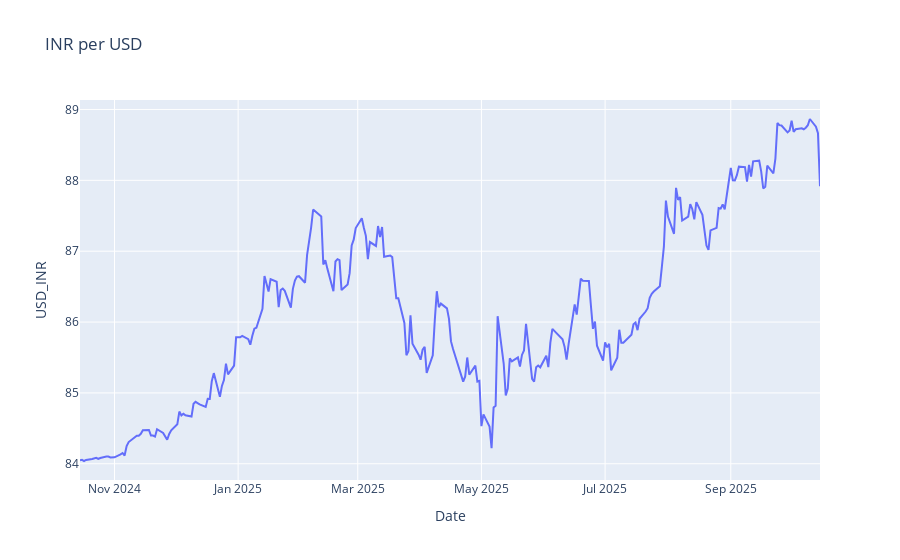
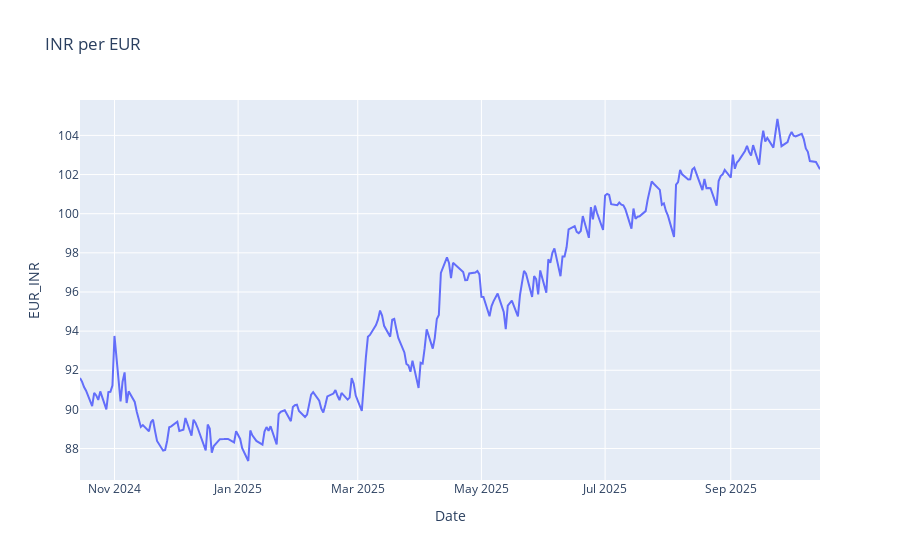
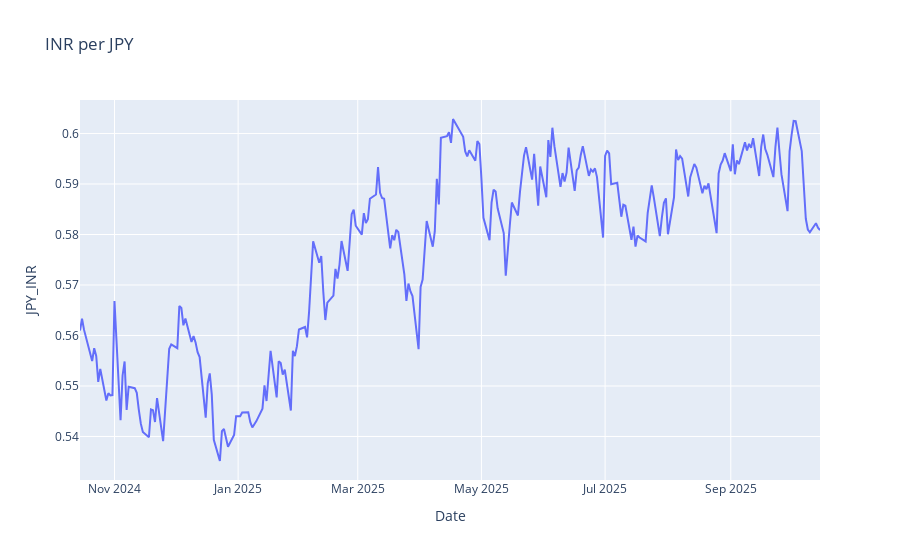
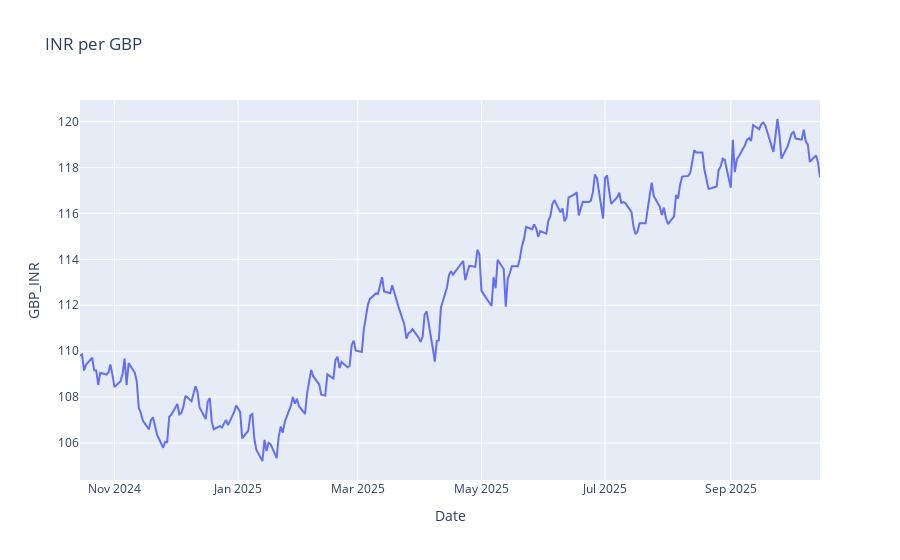

The cell these charts' notebook holds for them, in order:
### Code cell
for col in df.columns:
    if col != "Date":
        fig = px.line(
            df,
            x="Date",
            y=col,
            title=f"{col.split('_')[1]} per {col.split('_')[0]}",
        )
        fig.show()

### Figure 1 — Plotly figure (JSON) as saved in the notebook; plotly's stock layout.template omitted (floating-point values rounded to 4 significant figures; data arrays with more than 128 entries replaced by an {"elided": "..."} marker saying what was removed)
{"data": [{"hovertemplate": "Date=%{x}<br>USD_INR=%{y}<extra></extra>", "legendgroup": "", "line": {"color": "#636efa", "dash": "solid"}, "marker": {"symbol": "circle"}, "mode": "lines", "name": "", "orientation": "v", "showlegend": false, "type": "scatter", "x": {"elided": "259 str values"}, "xaxis": "x", "y": {"elided": "259 float values"}, "yaxis": "y"}], "layout": {"legend": {"tracegroupgap": 0}, "title": {"text": "INR per USD"}, "xaxis": {"anchor": "y", "domain": [0, 1], "title": {"text": "Date"}}, "yaxis": {"anchor": "x", "domain": [0, 1], "title": {"text": "USD_INR"}}}}

### Figure 2 — Plotly figure (JSON) as saved in the notebook; plotly's stock layout.template omitted (floating-point values rounded to 4 significant figures; data arrays with more than 128 entries replaced by an {"elided": "..."} marker saying what was removed)
{"data": [{"hovertemplate": "Date=%{x}<br>EUR_INR=%{y}<extra></extra>", "legendgroup": "", "line": {"color": "#636efa", "dash": "solid"}, "marker": {"symbol": "circle"}, "mode": "lines", "name": "", "orientation": "v", "showlegend": false, "type": "scatter", "x": {"elided": "259 str values"}, "xaxis": "x", "y": {"elided": "259 float values"}, "yaxis": "y"}], "layout": {"legend": {"tracegroupgap": 0}, "title": {"text": "INR per EUR"}, "xaxis": {"anchor": "y", "domain": [0, 1], "title": {"text": "Date"}}, "yaxis": {"anchor": "x", "domain": [0, 1], "title": {"text": "EUR_INR"}}}}

### Figure 3 — Plotly figure (JSON) as saved in the notebook; plotly's stock layout.template omitted (floating-point values rounded to 4 significant figures; data arrays with more than 128 entries replaced by an {"elided": "..."} marker saying what was removed)
{"data": [{"hovertemplate": "Date=%{x}<br>JPY_INR=%{y}<extra></extra>", "legendgroup": "", "line": {"color": "#636efa", "dash": "solid"}, "marker": {"symbol": "circle"}, "mode": "lines", "name": "", "orientation": "v", "showlegend": false, "type": "scatter", "x": {"elided": "259 str values"}, "xaxis": "x", "y": {"elided": "259 float values"}, "yaxis": "y"}], "layout": {"legend": {"tracegroupgap": 0}, "title": {"text": "INR per JPY"}, "xaxis": {"anchor": "y", "domain": [0, 1], "title": {"text": "Date"}}, "yaxis": {"anchor": "x", "domain": [0, 1], "title": {"text": "JPY_INR"}}}}

### Figure 4 — Plotly figure (JSON) as saved in the notebook; plotly's stock layout.template omitted (floating-point values rounded to 4 significant figures; data arrays with more than 128 entries replaced by an {"elided": "..."} marker saying what was removed)
{"data": [{"hovertemplate": "Date=%{x}<br>GBP_INR=%{y}<extra></extra>", "legendgroup": "", "line": {"color": "#636efa", "dash": "solid"}, "marker": {"symbol": "circle"}, "mode": "lines", "name": "", "orientation": "v", "showlegend": false, "type": "scatter", "x": {"elided": "259 str values"}, "xaxis": "x", "y": {"elided": "259 float values"}, "yaxis": "y"}], "layout": {"legend": {"tracegroupgap": 0}, "title": {"text": "INR per GBP"}, "xaxis": {"anchor": "y", "domain": [0, 1], "title": {"text": "Date"}}, "yaxis": {"anchor": "x", "domain": [0, 1], "title": {"text": "GBP_INR"}}}}
